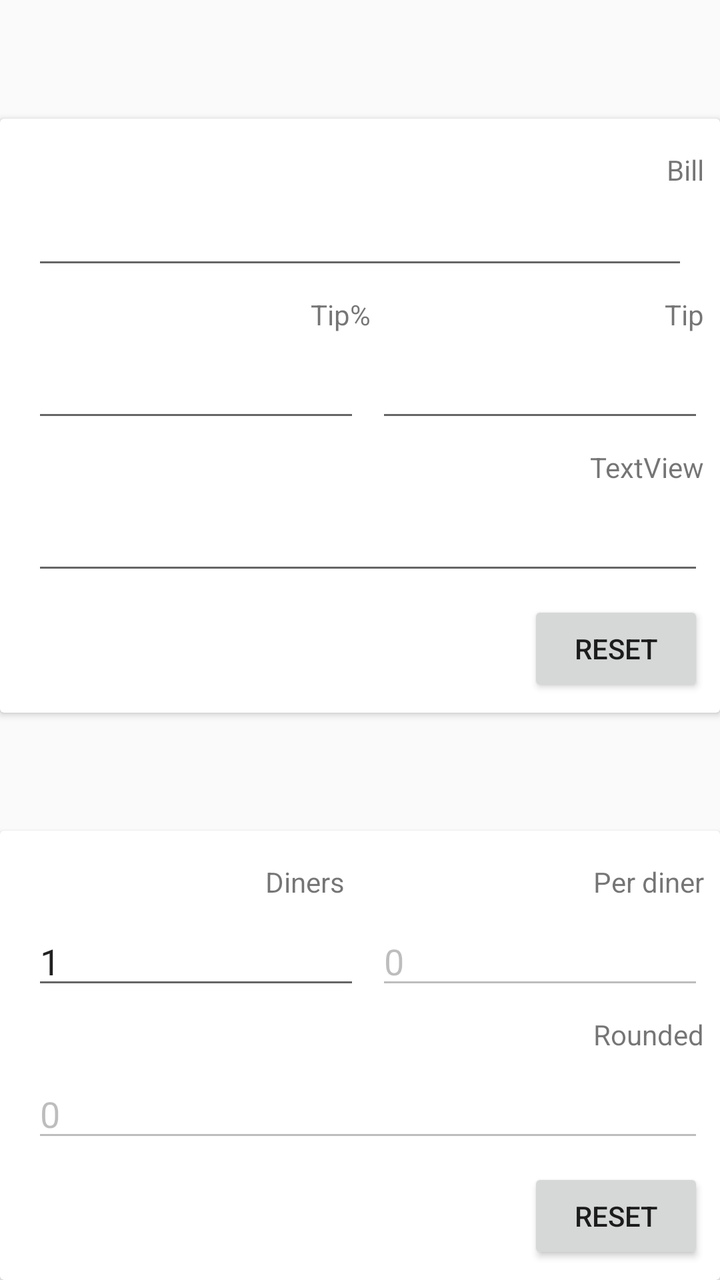
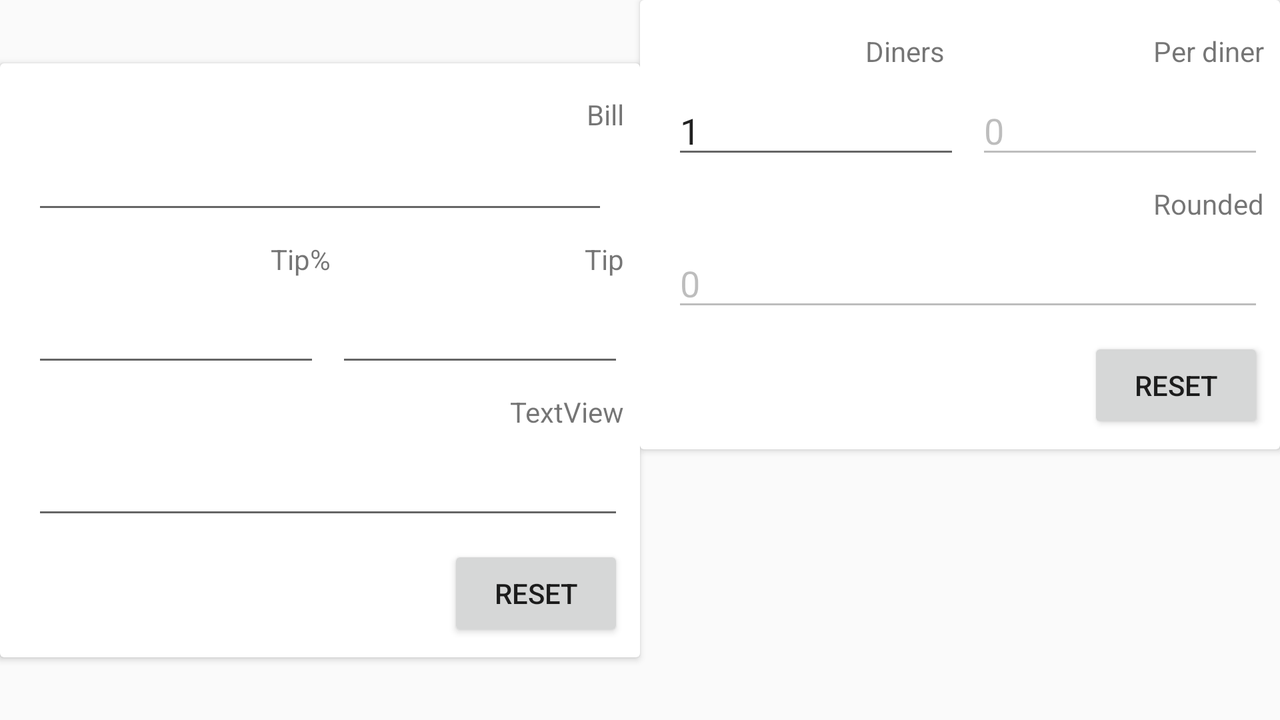

The same Android screen from two of the app's own layout files: first res/layout/ as a phone draws it, then the repository's variant for another configuration, drawn on a device whose configuration selects that folder. Both files follow.
<!-- AndroidManifest.xml: application theme AppTheme -->
<!-- res/layout/fragment_main_tipcalculator.xml -->
<?xml version="1.0" encoding="utf-8"?>
<androidx.constraintlayout.widget.ConstraintLayout
    xmlns:android="http://schemas.android.com/apk/res/android"
    xmlns:app="http://schemas.android.com/apk/res-auto"
    android:layout_width="match_parent"
    android:layout_height="match_parent"
    android:orientation="horizontal">
    <include
        android:id="@+id/layout_bill"
        layout="@layout/cardview_bill"
        android:layout_width="0dp"
        android:layout_height="wrap_content"
        app:layout_constraintBottom_toTopOf="@+id/layout_diners"
        app:layout_constraintEnd_toEndOf="parent"
        app:layout_constraintStart_toStartOf="parent"
        app:layout_constraintTop_toTopOf="parent" />

    <include
        android:id="@+id/layout_diners"
        layout="@layout/cardview_diners"
        android:layout_width="0dp"
        android:layout_height="wrap_content"
        app:layout_constraintBottom_toBottomOf="parent"
        app:layout_constraintEnd_toEndOf="parent"
        app:layout_constraintStart_toStartOf="parent" />


</androidx.constraintlayout.widget.ConstraintLayout>
<!-- res/layout/cardview_bill.xml (included above) -->
<?xml version="1.0" encoding="utf-8"?>
<androidx.cardview.widget.CardView
    xmlns:card_view="http://schemas.android.com/apk/res-auto"
    xmlns:android="http://schemas.android.com/apk/res/android"
    xmlns:tools="http://schemas.android.com/tools"
    android:layout_height="wrap_content"
    android:layout_width="match_parent">

    <androidx.constraintlayout.widget.ConstraintLayout
        android:layout_width="match_parent"
        android:layout_height="match_parent"
        android:paddingLeft="@dimen/card_padding"
        android:paddingTop="@dimen/card_padding"
        android:paddingBottom="@dimen/card_padding">


        <TextView
            android:id="@+id/txtBill"
            android:layout_width="wrap_content"
            android:layout_height="wrap_content"
            android:layout_alignParentTop="true"
            android:layout_alignParentEnd="true"
            android:layout_marginTop="8dp"
            android:layout_marginEnd="8dp"
            android:text="@string/txtBill"
            card_view:layout_constraintEnd_toEndOf="parent"
            card_view:layout_constraintTop_toTopOf="parent" />

        <EditText
            android:id="@+id/editText2"
            android:layout_width="0dp"
            android:layout_height="wrap_content"
            android:layout_below="@+id/txtBill"
            android:layout_alignParentStart="true"
            android:layout_marginStart="8dp"
            android:layout_marginTop="4dp"
            android:layout_marginEnd="16dp"
            android:layout_toStartOf="@+id/imgFrom"
            android:ems="10"
            android:inputType="numberDecimal"
            card_view:layout_constraintEnd_toEndOf="parent"
            card_view:layout_constraintStart_toStartOf="parent"
            card_view:layout_constraintTop_toBottomOf="@+id/txtBill" />

        <ImageView
            android:id="@+id/imgFrom"
            android:layout_width="wrap_content"
            android:layout_height="wrap_content"
            android:layout_below="@+id/txtBill"
            android:layout_alignParentEnd="true"
            android:layout_marginStart="8dp"
            android:layout_marginEnd="8dp"
            android:src="@drawable/ic_euro_symbol_black_24dp"
            card_view:layout_constraintBottom_toBottomOf="@+id/editText2"
            card_view:layout_constraintEnd_toEndOf="parent"
            card_view:layout_constraintStart_toEndOf="@+id/editText2"
            card_view:layout_constraintTop_toTopOf="@+id/editText2" />

        <TextView
            android:id="@+id/textTipPercent"
            android:layout_width="wrap_content"
            android:layout_height="wrap_content"
            android:layout_below="@+id/editText2"
            android:layout_alignParentStart="true"
            android:layout_marginStart="8dp"
            android:layout_marginTop="8dp"
            android:layout_marginEnd="8dp"
            android:layout_toStartOf="@+id/textTip"
            android:text="@string/txtTipPercent"
            card_view:layout_constraintEnd_toStartOf="@+id/textTip"
            card_view:layout_constraintStart_toStartOf="parent"
            card_view:layout_constraintTop_toBottomOf="@+id/editText2" />

        <TextView
            android:id="@+id/textTip"
            android:layout_width="wrap_content"
            android:layout_height="wrap_content"
            android:layout_below="@+id/editText2"
            android:layout_alignParentEnd="true"
            android:layout_marginTop="8dp"
            android:layout_marginEnd="8dp"
            android:text="@string/txtTip"
            card_view:layout_constraintEnd_toEndOf="parent"
            card_view:layout_constraintTop_toBottomOf="@+id/editText2" />

        <EditText
            android:id="@+id/txtTip"
            android:layout_width="0dp"
            android:layout_height="wrap_content"
            android:layout_marginTop="8dp"
            android:layout_marginEnd="8dp"
            android:ems="10"
            android:inputType="numberDecimal"
            card_view:layout_constraintEnd_toEndOf="parent"
            card_view:layout_constraintHorizontal_bias="0.5"
            card_view:layout_constraintStart_toEndOf="@+id/txtTipPercent"
            card_view:layout_constraintTop_toBottomOf="@+id/textTip" />

        <EditText
            android:id="@+id/txtTotal"
            android:layout_width="0dp"
            android:layout_height="wrap_content"
            android:layout_marginStart="8dp"
            android:layout_marginTop="8dp"
            android:layout_marginEnd="8dp"
            android:ems="10"
            android:inputType="numberDecimal"
            card_view:layout_constraintEnd_toEndOf="parent"
            card_view:layout_constraintStart_toStartOf="parent"
            card_view:layout_constraintTop_toBottomOf="@+id/textTotal" />

        <TextView
            android:id="@+id/textTotal"
            android:layout_width="wrap_content"
            android:layout_height="wrap_content"
            android:layout_marginTop="8dp"
            android:layout_marginEnd="8dp"
            android:text="TextView"
            card_view:layout_constraintEnd_toEndOf="parent"
            card_view:layout_constraintTop_toBottomOf="@+id/txtTip" />

        <Button
            android:id="@+id/btnResetBill"
            android:layout_width="wrap_content"
            android:layout_height="wrap_content"
            android:layout_marginTop="8dp"
            android:layout_marginEnd="8dp"
            android:text="@string/btnReset"
            card_view:layout_constraintEnd_toEndOf="parent"
            card_view:layout_constraintTop_toBottomOf="@+id/txtTotal" />

        <EditText
            android:id="@+id/txtTipPercent"
            android:layout_width="0dp"
            android:layout_height="wrap_content"
            android:layout_marginStart="8dp"
            android:layout_marginTop="8dp"
            android:layout_marginEnd="8dp"
            android:ems="10"
            android:inputType="number"
            card_view:layout_constraintEnd_toStartOf="@+id/txtTip"
            card_view:layout_constraintHorizontal_bias="0.5"
            card_view:layout_constraintStart_toStartOf="parent"
            card_view:layout_constraintTop_toBottomOf="@+id/textTipPercent" />

    </androidx.constraintlayout.widget.ConstraintLayout>

</androidx.cardview.widget.CardView>
<!-- res/layout/cardview_diners.xml (included above) -->
<?xml version="1.0" encoding="utf-8"?>
<androidx.cardview.widget.CardView
    xmlns:card_view="http://schemas.android.com/apk/res-auto"
    xmlns:android="http://schemas.android.com/apk/res/android"
    xmlns:tools="http://schemas.android.com/tools"
    android:layout_height="wrap_content"
    android:layout_width="match_parent">

    <androidx.constraintlayout.widget.ConstraintLayout
        android:layout_width="match_parent"
        android:layout_height="match_parent"
        android:paddingStart="@dimen/card_padding"
        android:paddingTop="@dimen/card_padding"
        android:paddingBottom="@dimen/card_padding">


        <TextView
            android:id="@+id/textDiners"
            android:layout_width="wrap_content"
            android:layout_height="wrap_content"
            android:layout_alignParentStart="true"
            android:layout_marginStart="8dp"
            android:layout_marginTop="8dp"
            android:layout_marginEnd="8dp"
            android:layout_toStartOf="@+id/textPerDiner"
            android:text="@string/txtDiners"
            card_view:layout_constraintEnd_toStartOf="@+id/textPerDiner"
            card_view:layout_constraintStart_toStartOf="parent"
            card_view:layout_constraintTop_toTopOf="parent" />

        <TextView
            android:id="@+id/textPerDiner"
            android:layout_width="wrap_content"
            android:layout_height="wrap_content"
            android:layout_alignParentEnd="true"
            android:layout_marginTop="8dp"
            android:layout_marginEnd="8dp"
            android:text="Per diner"
            card_view:layout_constraintEnd_toEndOf="parent"
            card_view:layout_constraintTop_toTopOf="parent" />

        <EditText
            android:id="@+id/txtPerDiner"
            android:layout_width="0dp"
            android:layout_height="wrap_content"
            android:layout_marginTop="8dp"
            android:layout_marginEnd="8dp"
            android:ems="10"
            android:enabled="false"
            android:inputType="numberDecimal"
            android:text="0"
            card_view:layout_constraintEnd_toEndOf="parent"
            card_view:layout_constraintHorizontal_bias="0.5"
            card_view:layout_constraintStart_toEndOf="@+id/txtDiners"
            card_view:layout_constraintTop_toBottomOf="@+id/textPerDiner" />

        <EditText
            android:id="@+id/txtRounded"
            android:layout_width="0dp"
            android:layout_height="wrap_content"
            android:layout_marginStart="8dp"
            android:layout_marginTop="8dp"
            android:layout_marginEnd="8dp"
            android:ems="10"
            android:enabled="false"
            android:inputType="numberDecimal"
            android:text="0"
            card_view:layout_constraintEnd_toEndOf="parent"
            card_view:layout_constraintStart_toStartOf="parent"
            card_view:layout_constraintTop_toBottomOf="@+id/textRounded" />

        <TextView
            android:id="@+id/textRounded"
            android:layout_width="wrap_content"
            android:layout_height="wrap_content"
            android:layout_marginTop="8dp"
            android:layout_marginEnd="8dp"
            android:text="@string/txtRounded"
            card_view:layout_constraintEnd_toEndOf="parent"
            card_view:layout_constraintTop_toBottomOf="@+id/txtPerDiner" />

        <Button
            android:id="@+id/btnResetDiners"
            android:layout_width="wrap_content"
            android:layout_height="wrap_content"
            android:layout_marginTop="8dp"
            android:layout_marginEnd="8dp"
            android:text="@string/btnReset"
            card_view:layout_constraintEnd_toEndOf="parent"
            card_view:layout_constraintTop_toBottomOf="@+id/txtRounded" />

        <EditText
            android:id="@+id/txtDiners"
            android:layout_width="0dp"
            android:layout_height="wrap_content"
            android:layout_marginStart="8dp"
            android:layout_marginTop="8dp"
            android:layout_marginEnd="8dp"
            android:ems="10"
            android:imeOptions="actionDone"
            android:inputType="number"
            android:text="1"
            card_view:layout_constraintEnd_toStartOf="@+id/txtPerDiner"
            card_view:layout_constraintHorizontal_bias="0.5"
            card_view:layout_constraintStart_toStartOf="parent"
            card_view:layout_constraintTop_toBottomOf="@+id/textDiners" />

    </androidx.constraintlayout.widget.ConstraintLayout>

</androidx.cardview.widget.CardView>
<!-- resources referenced by this layout -->
<resources>
  <dimen name="card_padding">8dp</dimen>
  <string name="btnReset">Reset</string>
  <string name="txtBill">Bill</string>
  <string name="txtDiners">Diners</string>
  <string name="txtRounded">Rounded</string>
  <string name="txtTip">Tip</string>
  <string name="txtTipPercent">Tip%</string>
  <style name="AppTheme" parent="Theme.AppCompat.Light.DarkActionBar">
          <item name="colorPrimary">@color/colorPrimary</item>
          <item name="colorPrimaryDark">@color/colorPrimaryDark</item>
          <item name="colorAccent">@color/colorAccent</item>
      </style>
</resources>
<!-- res/layout-land/fragment_main_tipcalculator.xml (the repository's variant of the layout above) -->
<!-- drawn on the phone turned sideways -->
<?xml version="1.0" encoding="utf-8"?>
<androidx.constraintlayout.widget.ConstraintLayout xmlns:android="http://schemas.android.com/apk/res/android"
    xmlns:app="http://schemas.android.com/apk/res-auto"
    android:layout_width="match_parent"
    android:layout_height="match_parent"
    android:orientation="vertical">

    <include
        android:id="@+id/layout_bill"
        layout="@layout/cardview_bill"
        android:layout_width="0dp"
        android:layout_height="wrap_content"
        app:layout_constraintBottom_toBottomOf="parent"
        app:layout_constraintEnd_toStartOf="@+id/layout_diners"
        app:layout_constraintHorizontal_bias="0.5"
        app:layout_constraintStart_toStartOf="parent"
        app:layout_constraintTop_toTopOf="parent" />

    <include
        android:id="@+id/layout_diners"
        layout="@layout/cardview_diners"
        android:layout_width="0dp"
        android:layout_height="wrap_content"
        app:layout_constraintEnd_toEndOf="parent"
        app:layout_constraintHorizontal_bias="0.5"
        app:layout_constraintStart_toEndOf="@+id/layout_bill"
        app:layout_constraintTop_toTopOf="parent" />
</androidx.constraintlayout.widget.ConstraintLayout>
